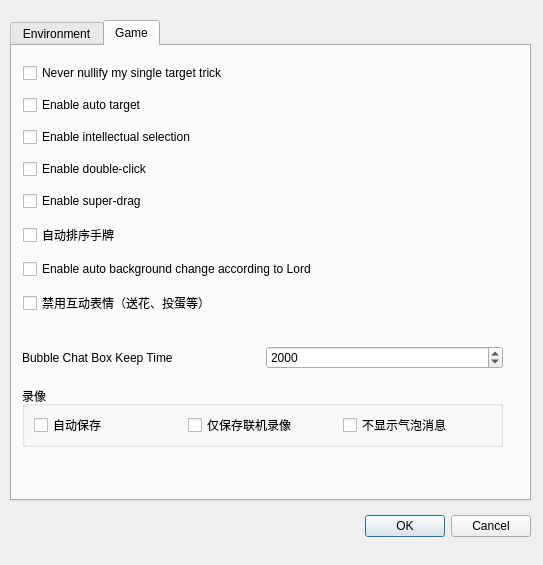
<?xml version="1.0" encoding="UTF-8"?>
<ui version="4.0">
 <class>ConfigDialog</class>
 <widget class="QDialog" name="ConfigDialog">
  <property name="windowModality">
   <enum>Qt::WindowModal</enum>
  </property>
  <property name="geometry">
   <rect>
    <x>0</x>
    <y>0</y>
    <width>543</width>
    <height>565</height>
   </rect>
  </property>
  <property name="sizePolicy">
   <sizepolicy hsizetype="Fixed" vsizetype="Fixed">
    <horstretch>0</horstretch>
    <verstretch>0</verstretch>
   </sizepolicy>
  </property>
  <property name="windowTitle">
   <string>Config dialog</string>
  </property>
  <widget class="QTabWidget" name="tabWidget">
   <property name="geometry">
    <rect>
     <x>10</x>
     <y>20</y>
     <width>521</width>
     <height>481</height>
    </rect>
   </property>
   <property name="currentIndex">
    <number>1</number>
   </property>
   <widget class="QWidget" name="envTab">
    <attribute name="title">
     <string>Environment</string>
    </attribute>
    <widget class="QGroupBox" name="audioGroupBox">
     <property name="geometry">
      <rect>
       <x>10</x>
       <y>150</y>
       <width>491</width>
       <height>191</height>
      </rect>
     </property>
     <property name="title">
      <string>Audio</string>
     </property>
     <widget class="QWidget" name="layoutWidget1">
      <property name="geometry">
       <rect>
        <x>10</x>
        <y>20</y>
        <width>471</width>
        <height>82</height>
       </rect>
      </property>
      <layout class="QVBoxLayout" name="verticalLayout_5">
       <item>
        <widget class="QLabel" name="setupBgMusicLabel">
         <property name="text">
          <string>Setup background music</string>
         </property>
         <property name="buddy">
          <cstring>bgMusicPathLineEdit</cstring>
         </property>
        </widget>
       </item>
       <item>
        <widget class="QLineEdit" name="bgMusicPathLineEdit">
         <property name="readOnly">
          <bool>true</bool>
         </property>
        </widget>
       </item>
       <item>
        <layout class="QHBoxLayout" name="horizontalLayout_2">
         <item>
          <spacer name="horizontalSpacer_2">
           <property name="orientation">
            <enum>Qt::Horizontal</enum>
           </property>
           <property name="sizeHint" stdset="0">
            <size>
             <width>40</width>
             <height>20</height>
            </size>
           </property>
          </spacer>
         </item>
         <item>
          <widget class="QPushButton" name="browseBgMusicButton">
           <property name="text">
            <string>Browse ...</string>
           </property>
          </widget>
         </item>
         <item>
          <widget class="QPushButton" name="resetBgMusicButton">
           <property name="text">
            <string>Reset</string>
           </property>
          </widget>
         </item>
        </layout>
       </item>
      </layout>
     </widget>
     <widget class="QWidget" name="layoutWidget2">
      <property name="geometry">
       <rect>
        <x>10</x>
        <y>100</y>
        <width>521</width>
        <height>21</height>
       </rect>
      </property>
      <layout class="QHBoxLayout" name="horizontalLayout_3">
       <item>
        <widget class="QCheckBox" name="enableEffectCheckBox">
         <property name="text">
          <string>Enable effects</string>
         </property>
         <property name="checked">
          <bool>true</bool>
         </property>
        </widget>
       </item>
       <item>
        <widget class="QCheckBox" name="enableLastWordCheckBox">
         <property name="text">
          <string>Enable last word</string>
         </property>
        </widget>
       </item>
       <item>
        <widget class="QCheckBox" name="enableBgMusicCheckBox">
         <property name="text">
          <string>Enable background music</string>
         </property>
         <property name="checked">
          <bool>true</bool>
         </property>
        </widget>
       </item>
      </layout>
     </widget>
     <widget class="QWidget" name="layoutWidget3">
      <property name="geometry">
       <rect>
        <x>10</x>
        <y>130</y>
        <width>471</width>
        <height>24</height>
       </rect>
      </property>
      <layout class="QHBoxLayout" name="horizontalLayout_5">
       <item>
        <widget class="QLabel" name="bgmVolumeLabel">
         <property name="text">
          <string>BGM    Volume</string>
         </property>
         <property name="buddy">
          <cstring>bgmVolumeSlider</cstring>
         </property>
        </widget>
       </item>
       <item>
        <widget class="QSlider" name="bgmVolumeSlider">
         <property name="maximum">
          <number>100</number>
         </property>
         <property name="value">
          <number>100</number>
         </property>
         <property name="orientation">
          <enum>Qt::Horizontal</enum>
         </property>
        </widget>
       </item>
      </layout>
     </widget>
     <widget class="QWidget" name="layoutWidget3_2">
      <property name="geometry">
       <rect>
        <x>10</x>
        <y>160</y>
        <width>471</width>
        <height>24</height>
       </rect>
      </property>
      <layout class="QHBoxLayout" name="horizontalLayout_6">
       <item>
        <widget class="QLabel" name="effectVolumeLabel">
         <property name="text">
          <string>Effect Volume</string>
         </property>
         <property name="buddy">
          <cstring>bgmVolumeSlider</cstring>
         </property>
        </widget>
       </item>
       <item>
        <widget class="QSlider" name="effectVolumeSlider">
         <property name="maximum">
          <number>100</number>
         </property>
         <property name="value">
          <number>100</number>
         </property>
         <property name="orientation">
          <enum>Qt::Horizontal</enum>
         </property>
        </widget>
       </item>
      </layout>
     </widget>
    </widget>
    <widget class="QGroupBox" name="bgGroupBox">
     <property name="geometry">
      <rect>
       <x>10</x>
       <y>10</y>
       <width>491</width>
       <height>131</height>
      </rect>
     </property>
     <property name="title">
      <string>Background</string>
     </property>
     <widget class="QWidget" name="layoutWidget4">
      <property name="geometry">
       <rect>
        <x>10</x>
        <y>20</y>
        <width>471</width>
        <height>84</height>
       </rect>
      </property>
      <layout class="QVBoxLayout" name="verticalLayout_2">
       <item>
        <layout class="QVBoxLayout" name="verticalLayout">
         <item>
          <widget class="QLabel" name="backgrounSetupLabel">
           <property name="text">
            <string>Setup background</string>
           </property>
           <property name="buddy">
            <cstring>bgPathLineEdit</cstring>
           </property>
          </widget>
         </item>
         <item>
          <widget class="QLineEdit" name="bgPathLineEdit">
           <property name="readOnly">
            <bool>true</bool>
           </property>
          </widget>
         </item>
        </layout>
       </item>
       <item>
        <layout class="QHBoxLayout" name="horizontalLayout">
         <item>
          <spacer name="horizontalSpacer">
           <property name="orientation">
            <enum>Qt::Horizontal</enum>
           </property>
           <property name="sizeHint" stdset="0">
            <size>
             <width>40</width>
             <height>20</height>
            </size>
           </property>
          </spacer>
         </item>
         <item>
          <widget class="QPushButton" name="browseBgButton">
           <property name="text">
            <string>Browse ...</string>
           </property>
          </widget>
         </item>
         <item>
          <widget class="QPushButton" name="resetBgButton">
           <property name="text">
            <string>Reset</string>
           </property>
          </widget>
         </item>
        </layout>
       </item>
      </layout>
     </widget>
     <widget class="QCheckBox" name="noIndicatorCheckBox">
      <property name="geometry">
       <rect>
        <x>160</x>
        <y>110</y>
        <width>161</width>
        <height>16</height>
       </rect>
      </property>
      <property name="text">
       <string>No indicator</string>
      </property>
     </widget>
     <widget class="QCheckBox" name="noEquipAnimCheckBox">
      <property name="geometry">
       <rect>
        <x>320</x>
        <y>110</y>
        <width>171</width>
        <height>16</height>
       </rect>
      </property>
      <property name="text">
       <string>No equip anim</string>
      </property>
     </widget>
     <widget class="QCheckBox" name="fullSkinCheckBox">
      <property name="geometry">
       <rect>
        <x>10</x>
        <y>110</y>
        <width>151</width>
        <height>16</height>
       </rect>
      </property>
      <property name="text">
       <string>Use full skin</string>
      </property>
     </widget>
    </widget>
    <widget class="QGroupBox" name="fontSetupGroupBox">
     <property name="geometry">
      <rect>
       <x>10</x>
       <y>350</y>
       <width>491</width>
       <height>91</height>
      </rect>
     </property>
     <property name="title">
      <string>Font setup</string>
     </property>
     <widget class="QPushButton" name="changeAppFontButton">
      <property name="geometry">
       <rect>
        <x>270</x>
        <y>20</y>
        <width>211</width>
        <height>23</height>
       </rect>
      </property>
      <property name="text">
       <string>Set application font</string>
      </property>
     </widget>
     <widget class="QLabel" name="appFontLabel">
      <property name="geometry">
       <rect>
        <x>10</x>
        <y>24</y>
        <width>96</width>
        <height>16</height>
       </rect>
      </property>
      <property name="text">
       <string>Application font</string>
      </property>
      <property name="buddy">
       <cstring>appFontLineEdit</cstring>
      </property>
     </widget>
     <widget class="QLineEdit" name="appFontLineEdit">
      <property name="enabled">
       <bool>true</bool>
      </property>
      <property name="geometry">
       <rect>
        <x>120</x>
        <y>23</y>
        <width>131</width>
        <height>20</height>
       </rect>
      </property>
      <property name="readOnly">
       <bool>true</bool>
      </property>
     </widget>
     <widget class="QLineEdit" name="textEditFontLineEdit">
      <property name="enabled">
       <bool>true</bool>
      </property>
      <property name="geometry">
       <rect>
        <x>120</x>
        <y>50</y>
        <width>131</width>
        <height>20</height>
       </rect>
      </property>
      <property name="readOnly">
       <bool>true</bool>
      </property>
     </widget>
     <widget class="QPushButton" name="setTextEditFontButton">
      <property name="geometry">
       <rect>
        <x>270</x>
        <y>50</y>
        <width>101</width>
        <height>23</height>
       </rect>
      </property>
      <property name="text">
       <string>Font ...</string>
      </property>
     </widget>
     <widget class="QLabel" name="textEditFontLabel">
      <property name="geometry">
       <rect>
        <x>10</x>
        <y>52</y>
        <width>91</width>
        <height>16</height>
       </rect>
      </property>
      <property name="text">
       <string>Text edit font</string>
      </property>
      <property name="buddy">
       <cstring>textEditFontLineEdit</cstring>
      </property>
     </widget>
     <widget class="QPushButton" name="setTextEditColorButton">
      <property name="geometry">
       <rect>
        <x>380</x>
        <y>50</y>
        <width>101</width>
        <height>23</height>
       </rect>
      </property>
      <property name="text">
       <string>Color ...</string>
      </property>
     </widget>
    </widget>
   </widget>
   <widget class="QWidget" name="gameTab">
    <attribute name="title">
     <string>Game</string>
    </attribute>
    <widget class="QWidget" name="horizontalLayoutWidget">
     <property name="geometry">
      <rect>
       <x>10</x>
       <y>300</y>
       <width>481</width>
       <height>23</height>
      </rect>
     </property>
     <layout class="QHBoxLayout" name="horizontalLayout_4">
      <item>
       <widget class="QLabel" name="bubbleChatBoxKeepLabel">
        <property name="text">
         <string>Bubble Chat Box Keep Time</string>
        </property>
       </widget>
      </item>
      <item>
       <widget class="QSpinBox" name="bubbleChatBoxKeepSpinBox">
        <property name="maximum">
         <number>5000</number>
        </property>
        <property name="value">
         <number>2000</number>
        </property>
       </widget>
      </item>
     </layout>
    </widget>
    <widget class="QWidget" name="layoutWidget">
     <property name="geometry">
      <rect>
       <x>11</x>
       <y>11</y>
       <width>481</width>
       <height>271</height>
      </rect>
     </property>
     <layout class="QVBoxLayout" name="verticalLayout_3">
      <item>
       <widget class="QCheckBox" name="neverNullifyMyTrickCheckBox">
        <property name="text">
         <string>Never nullify my single target trick</string>
        </property>
        <property name="checked">
         <bool>false</bool>
        </property>
       </widget>
      </item>
      <item>
       <widget class="QCheckBox" name="autoTargetCheckBox">
        <property name="enabled">
         <bool>true</bool>
        </property>
        <property name="text">
         <string>Enable auto target</string>
        </property>
        <property name="checked">
         <bool>false</bool>
        </property>
       </widget>
      </item>
      <item>
       <widget class="QCheckBox" name="intellectualSelectionCheckBox">
        <property name="enabled">
         <bool>true</bool>
        </property>
        <property name="text">
         <string>Enable intellectual selection</string>
        </property>
        <property name="checked">
         <bool>false</bool>
        </property>
       </widget>
      </item>
      <item>
       <widget class="QCheckBox" name="doubleClickCheckBox">
        <property name="enabled">
         <bool>true</bool>
        </property>
        <property name="text">
         <string>Enable double-click</string>
        </property>
        <property name="checked">
         <bool>false</bool>
        </property>
       </widget>
      </item>
      <item>
       <widget class="QCheckBox" name="superDragCheckBox">
        <property name="enabled">
         <bool>true</bool>
        </property>
        <property name="text">
         <string>Enable super-drag</string>
        </property>
        <property name="checked">
         <bool>false</bool>
        </property>
       </widget>
      </item>
      <item>
       <widget class="QCheckBox" name="autoSortCheckBox">
        <property name="enabled">
         <bool>true</bool>
        </property>
        <property name="text">
         <string>自动排序手牌</string>
        </property>
        <property name="checked">
         <bool>false</bool>
        </property>
       </widget>
      </item>
      <item>
       <widget class="QCheckBox" name="backgroundChangeCheckBox">
        <property name="text">
         <string>Enable auto background change according to Lord</string>
        </property>
       </widget>
      </item>
      <item>
       <widget class="QCheckBox" name="noInteractiveCheckBox">
        <property name="enabled">
         <bool>true</bool>
        </property>
        <property name="text">
         <string>禁用互动表情（送花、投蛋等）</string>
        </property>
        <property name="checked">
         <bool>false</bool>
        </property>
       </widget>
      </item>
     </layout>
    </widget>
    <widget class="QGroupBox" name="groupBoxRecorder">
     <property name="geometry">
      <rect>
       <x>10</x>
       <y>340</y>
       <width>481</width>
       <height>61</height>
      </rect>
     </property>
     <property name="title">
      <string>录像</string>
     </property>
     <layout class="QHBoxLayout" name="horizontalLayout_7">
      <item>
       <widget class="QCheckBox" name="checkBoxRecorderAutoSave">
        <property name="toolTip">
         <string>录像将会自动保存到recorder目录下</string>
        </property>
        <property name="text">
         <string>自动保存</string>
        </property>
       </widget>
      </item>
      <item>
       <widget class="QCheckBox" name="checkBoxRecorderNetworkOnly">
        <property name="text">
         <string>仅保存联机录像</string>
        </property>
       </widget>
      </item>
      <item>
       <widget class="QCheckBox" name="hideRecordBubble">
        <property name="enabled">
         <bool>true</bool>
        </property>
        <property name="text">
         <string>不显示气泡消息</string>
        </property>
        <property name="checked">
         <bool>false</bool>
        </property>
       </widget>
      </item>
     </layout>
    </widget>
    <zorder>layoutWidget</zorder>
    <zorder>horizontalLayoutWidget</zorder>
    <zorder>groupBoxRecorder</zorder>
   </widget>
  </widget>
  <widget class="QDialogButtonBox" name="buttonBox">
   <property name="geometry">
    <rect>
     <x>190</x>
     <y>510</y>
     <width>341</width>
     <height>32</height>
    </rect>
   </property>
   <property name="orientation">
    <enum>Qt::Horizontal</enum>
   </property>
   <property name="standardButtons">
    <set>QDialogButtonBox::Cancel|QDialogButtonBox::Ok</set>
   </property>
  </widget>
 </widget>
 <resources/>
 <connections>
  <connection>
   <sender>buttonBox</sender>
   <signal>accepted()</signal>
   <receiver>ConfigDialog</receiver>
   <slot>accept()</slot>
   <hints>
    <hint type="sourcelabel">
     <x>248</x>
     <y>254</y>
    </hint>
    <hint type="destinationlabel">
     <x>157</x>
     <y>274</y>
    </hint>
   </hints>
  </connection>
  <connection>
   <sender>buttonBox</sender>
   <signal>rejected()</signal>
   <receiver>ConfigDialog</receiver>
   <slot>reject()</slot>
   <hints>
    <hint type="sourcelabel">
     <x>316</x>
     <y>260</y>
    </hint>
    <hint type="destinationlabel">
     <x>286</x>
     <y>274</y>
    </hint>
   </hints>
  </connection>
 </connections>
</ui>
